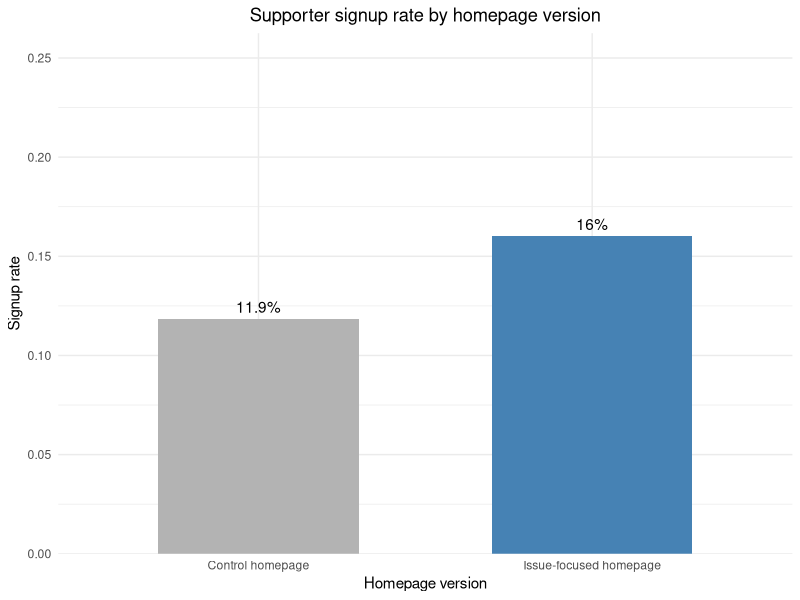

Write the R code that produced this figure.
## ---- chunk 1
set.seed(2024)
library(ggplot2)
n <- 1500
treatment <- rbinom(n = n, size = 1, prob = 0.5)
p_control <- 0.12
p_treated <- 0.17
Y0 <- rbinom(n = n, size = 1, prob = p_control)
Y1 <- rbinom(n = n, size = 1, prob = p_treated) 
afford <- ifelse(treatment == 1, Y1, Y0)
party_ab <- data.frame(
  visitor_id     = 1:n,
  treatment      = treatment,
  support_signup = afford
)
mean_control <- mean(party_ab$support_signup[party_ab$treatment == 0])
mean_treated <- mean(party_ab$support_signup[party_ab$treatment == 1])
means_df <- data.frame(
  treatment = c("Control homepage", "Issue-focused homepage"),
  mean_signup = c(mean_control, mean_treated)
  )
ggplot(means_df, aes(x = treatment, y = mean_signup, fill = treatment)) +
  geom_col(width = 0.6) +
  geom_text(
    aes(label = paste0(round(mean_signup * 100, 1), "%")),
    vjust = -0.5
  ) +
  scale_y_continuous(limits = c(0, 0.25), expand = expansion(mult = c(0, 0.05))) +
  scale_fill_manual(values = c("Control homepage" = "gray70",
                                 "Issue-focused homepage" = "steelblue")) +
  labs(
    x = "Homepage version",
    y = "Signup rate",
    title = "Supporter signup rate by homepage version"
  ) +
  theme_minimal() +
  theme(legend.position = "none", plot.title = element_text(hjust = 0.5))
